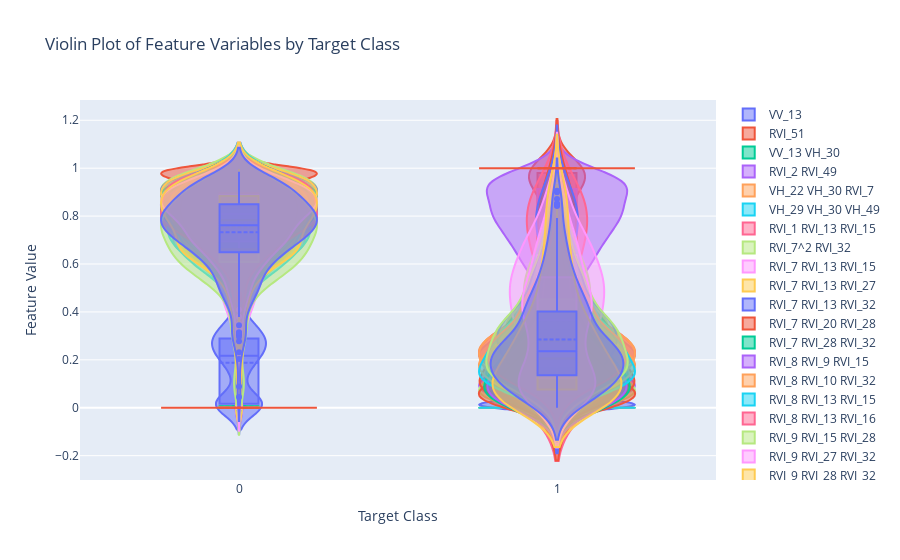

Notebook code for this chart:
### Code cell
import plotly.graph_objects as go

# Create a list to store data traces
traces = []

# Create a violin plot for each feature variable
for feature_name, feature_values in df_.items():
    trace = go.Violin(y=feature_values, x=y, name=feature_name, box_visible=True, meanline_visible=True)
    traces.append(trace)

# Create the figure
fig = go.Figure(data=traces)

# Update layout
fig.update_layout(title='Violin Plot of Feature Variables by Target Class', yaxis_title='Feature Value', xaxis_title='Target Class')

# Show plot
fig.show()

### Figure 1 — Plotly figure (JSON) as saved in the notebook; plotly's stock layout.template omitted (floating-point values rounded to 4 significant figures; data arrays with more than 128 entries replaced by an {"elided": "..."} marker saying what was removed)
{"data": [{"box": {"visible": true}, "meanline": {"visible": true}, "name": "VV_13", "type": "violin", "x": {"elided": "600 int values"}, "y": {"elided": "600 float values"}}, {"box": {"visible": true}, "meanline": {"visible": true}, "name": "RVI_51", "type": "violin", "x": {"elided": "600 int values"}, "y": {"elided": "600 float values"}}, {"box": {"visible": true}, "meanline": {"visible": true}, "name": "VV_13 VH_30", "type": "violin", "x": {"elided": "600 int values"}, "y": {"elided": "600 float values"}}, {"box": {"visible": true}, "meanline": {"visible": true}, "name": "RVI_2 RVI_49", "type": "violin", "x": {"elided": "600 int values"}, "y": {"elided": "600 float values"}}, {"box": {"visible": true}, "meanline": {"visible": true}, "name": "VH_22 VH_30 RVI_7", "type": "violin", "x": {"elided": "600 int values"}, "y": {"elided": "600 float values"}}, {"box": {"visible": true}, "meanline": {"visible": true}, "name": "VH_29 VH_30 VH_49", "type": "violin", "x": {"elided": "600 int values"}, "y": {"elided": "600 float values"}}, {"box": {"visible": true}, "meanline": {"visible": true}, "name": "RVI_1 RVI_13 RVI_15", "type": "violin", "x": {"elided": "600 int values"}, "y": {"elided": "600 float values"}}, {"box": {"visible": true}, "meanline": {"visible": true}, "name": "RVI_7^2 RVI_32", "type": "violin", "x": {"elided": "600 int values"}, "y": {"elided": "600 float values"}}, {"box": {"visible": true}, "meanline": {"visible": true}, "name": "RVI_7 RVI_13 RVI_15", "type": "violin", "x": {"elided": "600 int values"}, "y": {"elided": "600 float values"}}, {"box": {"visible": true}, "meanline": {"visible": true}, "name": "RVI_7 RVI_13 RVI_27", "type": "violin", "x": {"elided": "600 int values"}, "y": {"elided": "600 float values"}}, {"box": {"visible": true}, "meanline": {"visible": true}, "name": "RVI_7 RVI_13 RVI_32", "type": "violin", "x": {"elided": "600 int values"}, "y": {"elided": "600 float values"}}, {"box": {"visible": true}, "meanline": {"visible": true}, "name": "RVI_7 RVI_20 RVI_28", "type": "violin", "x": {"elided": "600 int values"}, "y": {"elided": "600 float values"}}, {"box": {"visible": true}, "meanline": {"visible": true}, "name": "RVI_7 RVI_28 RVI_32", "type": "violin", "x": {"elided": "600 int values"}, "y": {"elided": "600 float values"}}, {"box": {"visible": true}, "meanline": {"visible": true}, "name": "RVI_8 RVI_9 RVI_15", "type": "violin", "x": {"elided": "600 int values"}, "y": {"elided": "600 float values"}}, {"box": {"visible": true}, "meanline": {"visible": true}, "name": "RVI_8 RVI_10 RVI_32", "type": "violin", "x": {"elided": "600 int values"}, "y": {"elided": "600 float values"}}, {"box": {"visible": true}, "meanline": {"visible": true}, "name": "RVI_8 RVI_13 RVI_15", "type": "violin", "x": {"elided": "600 int values"}, "y": {"elided": "600 float values"}}, {"box": {"visible": true}, "meanline": {"visible": true}, "name": "RVI_8 RVI_13 RVI_16", "type": "violin", "x": {"elided": "600 int values"}, "y": {"elided": "600 float values"}}, {"box": {"visible": true}, "meanline": {"visible": true}, "name": "RVI_9 RVI_15 RVI_28", "type": "violin", "x": {"elided": "600 int values"}, "y": {"elided": "600 float values"}}, {"box": {"visible": true}, "meanline": {"visible": true}, "name": "RVI_9 RVI_27 RVI_32", "type": "violin", "x": {"elided": "600 int values"}, "y": {"elided": "600 float values"}}, {"box": {"visible": true}, "meanline": {"visible": true}, "name": "RVI_9 RVI_28 RVI_32", "type": "violin", "x": {"elided": "600 int values"}, "y": {"elided": "600 float values"}}, {"box": {"visible": true}, "meanline": {"visible": true}, "name": "RVI_10 RVI_13 RVI_32", "type": "violin", "x": {"elided": "600 int values"}, "y": {"elided": "600 float values"}}, {"box": {"visible": true}, "meanline": {"visible": true}, "name": "RVI_10 RVI_15 RVI_27", "type": "violin", "x": {"elided": "600 int values"}, "y": {"elided": "600 float values"}}, {"box": {"visible": true}, "meanline": {"visible": true}, "name": "RVI_10 RVI_16 RVI_28", "type": "violin", "x": {"elided": "600 int values"}, "y": {"elided": "600 float values"}}, {"box": {"visible": true}, "meanline": {"visible": true}, "name": "RVI_10 RVI_27 RVI_50", "type": "violin", "x": {"elided": "600 int values"}, "y": {"elided": "600 float values"}}, {"box": {"visible": true}, "meanline": {"visible": true}, "name": "RVI_10 RVI_29 RVI_32", "type": "violin", "x": {"elided": "600 int values"}, "y": {"elided": "600 float values"}}, {"box": {"visible": true}, "meanline": {"visible": true}, "name": "RVI_10 RVI_42 RVI_50", "type": "violin", "x": {"elided": "600 int values"}, "y": {"elided": "600 float values"}}, {"box": {"visible": true}, "meanline": {"visible": true}, "name": "RVI_13 RVI_16 RVI_42", "type": "violin", "x": {"elided": "600 int values"}, "y": {"elided": "600 float values"}}, {"box": {"visible": true}, "meanline": {"visible": true}, "name": "RVI_13 RVI_24 RVI_27", "type": "violin", "x": {"elided": "600 int values"}, "y": {"elided": "600 float values"}}, {"box": {"visible": true}, "meanline": {"visible": true}, "name": "RVI_13 RVI_24 RVI_49", "type": "violin", "x": {"elided": "600 int values"}, "y": {"elided": "600 float values"}}, {"box": {"visible": true}, "meanline": {"visible": true}, "name": "RVI_13 RVI_28 RVI_32", "type": "violin", "x": {"elided": "600 int values"}, "y": {"elided": "600 float values"}}, {"box": {"visible": true}, "meanline": {"visible": true}, "name": "RVI_14 RVI_32 RVI_44", "type": "violin", "x": {"elided": "600 int values"}, "y": {"elided": "600 float values"}}, {"box": {"visible": true}, "meanline": {"visible": true}, "name": "RVI_15 RVI_27 RVI_28", "type": "violin", "x": {"elided": "600 int values"}, "y": {"elided": "600 float values"}}, {"box": {"visible": true}, "meanline": {"visible": true}, "name": "RVI_15 RVI_28 RVI_44", "type": "violin", "x": {"elided": "600 int values"}, "y": {"elided": "600 float values"}}, {"box": {"visible": true}, "meanline": {"visible": true}, "name": "RVI_15 RVI_42 RVI_44", "type": "violin", "x": {"elided": "600 int values"}, "y": {"elided": "600 float values"}}, {"box": {"visible": true}, "meanline": {"visible": true}, "name": "RVI_16 RVI_27 RVI_50", "type": "violin", "x": {"elided": "600 int values"}, "y": {"elided": "600 float values"}}, {"box": {"visible": true}, "meanline": {"visible": true}, "name": "RVI_16 RVI_28 RVI_50", "type": "violin", "x": {"elided": "600 int values"}, "y": {"elided": "600 float values"}}, {"box": {"visible": true}, "meanline": {"visible": true}, "name": "RVI_16 RVI_28 RVI_51", "type": "violin", "x": {"elided": "600 int values"}, "y": {"elided": "600 float values"}}, {"box": {"visible": true}, "meanline": {"visible": true}, "name": "RVI_17 RVI_29 RVI_50", "type": "violin", "x": {"elided": "600 int values"}, "y": {"elided": "600 float values"}}, {"box": {"visible": true}, "meanline": {"visible": true}, "name": "RVI_27 RVI_44 RVI_51", "type": "violin", "x": {"elided": "600 int values"}, "y": {"elided": "600 float values"}}, {"box": {"visible": true}, "meanline": {"visible": true}, "name": "RVI_28 RVI_42 RVI_50", "type": "violin", "x": {"elided": "600 int values"}, "y": {"elided": "600 float values"}}, {"box": {"visible": true}, "meanline": {"visible": true}, "name": "RVI_33 RVI_44 RVI_45", "type": "violin", "x": {"elided": "600 int values"}, "y": {"elided": "600 float values"}}, {"box": {"visible": true}, "meanline": {"visible": true}, "name": "Target", "type": "violin", "x": {"elided": "600 int values"}, "y": {"elided": "600 int values"}}], "layout": {"title": {"text": "Violin Plot of Feature Variables by Target Class"}, "xaxis": {"title": {"text": "Target Class"}}, "yaxis": {"title": {"text": "Feature Value"}}}}
